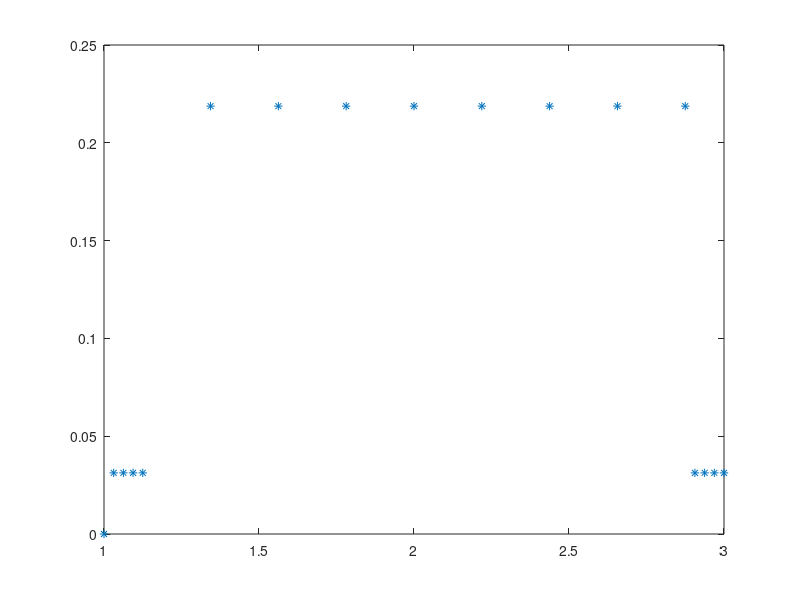

Source code (MATLAB):
clear; clc;
% Given Function
f = @(x) (1+ 2 * x.^2 .* cos(x))./(x.^(2.4));

% Analytical Derivative of Given Function
f_prime = @(x) -1*(2.4*x.^(-3.4)+0.8*x.^(-1.4).*cos(x)+2*x.^(-0.4).*sin(x));

% Bounds of the interval
x0=1;
x3=3;

M=2^4;  % Number of elements
N=M+1;  % Number of nodes

L=x3-x0;    % Length of the interval
h=L/M;     % Mesh size

% Set the uneven grid spacing
% Using 3 lines of the form x=m*xi+b
% xi=(x-b)/m -> xi'=1/m
m1=.25;
z1=.5;

m3=.25;
z2=.5;

b1=x0-m1*x0;
b3=x3-m3*x3;

m2=(x3-x0-m1*z1-m3*z2)/(x3-x0-z2-z1);
b2=m1*z1+x0-m2*(x0+z1);

xi=(x0:h:x3)';
x=ones(length(xi),1);
for ii=1:length(xi)
    if xi(ii)<=x0+z1
        x(ii)=m1*xi(ii)+b1;
    elseif xi(ii)<=x3-z2
        x(ii)=m2*xi(ii)+b2;
    else
        x(ii)=m3*xi(ii)+b3;
    end
end

% Using central difference
cent=ones(N,1);
cent(1,1)=f_prime(x(1))-1/h*(f(x(2))-f(x(1)))*(1/m1);   % Forward difference at left bound
cent(N,1)=f_prime(x(N))-1/h*(f(x(N))-f(x(N-1)))*(1/m3); % Backward difference at right bound
for ii=2:M
    if xi(ii)<=x0+z1
        if xi(ii+1)>=x0+z1
            % Backward difference at discontinuous derivative
            cent(ii,1)=f_prime(x(ii))-1/(h)*(f(x(ii))-f(x(ii-1)))*(1/m1);
        else
            cent(ii,1)=f_prime(x(ii))-1/(h*2)*(f(x(ii+1))-f(x(ii-1)))*(1/m1);
        end
    elseif xi(ii)<=x3-z2
        if xi(ii+1)>=x3-z2
            % Backward difference at discontinuous derivative
            cent(ii,1)=f_prime(x(ii))-1/(h)*(f(x(ii))-f(x(ii-1)))*(1/m2);
        else
            cent(ii,1)=f_prime(x(ii))-1/(h*2)*(f(x(ii+1))-f(x(ii-1)))*(1/m2);
        end
    else
        cent(ii,1)=f_prime(x(ii))-1/(h*2)*(f(x(ii+1))-f(x(ii-1)))*(1/m3);
    end
end

cent_norm(1,1)=max(abs(cent(:,1)));
cent_norm(2,1)=sum(abs(cent(:,1)))/(N+1);
cent_norm(3,1)=sqrt(sum(cent(:,1).^2)/(N+1));

hi=zeros(N,1);
for ii=1:M
    hi(ii+1,1)=x(ii+1)-x(ii);
end
plot(x,hi,'*')